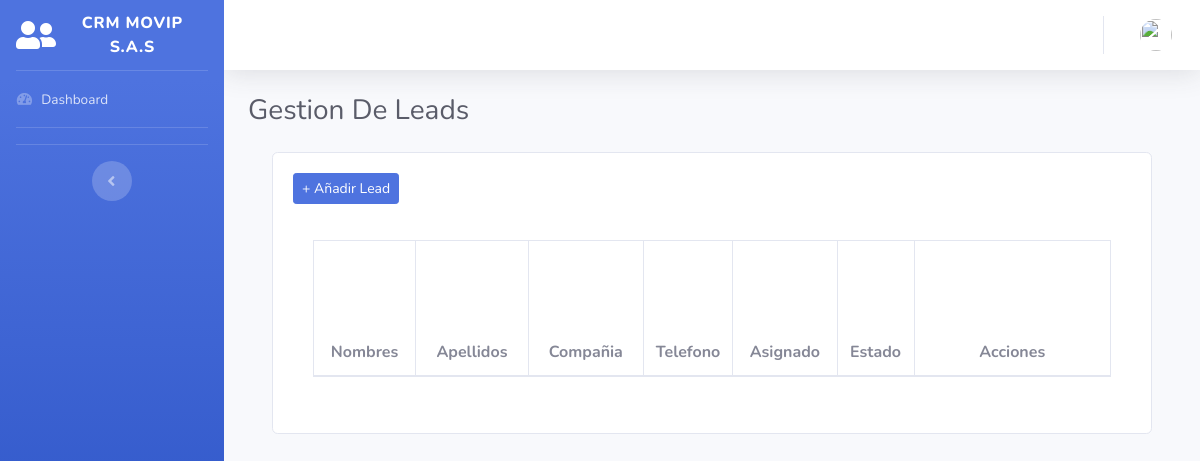
Page /Gestionalead.php on the earlier database version.
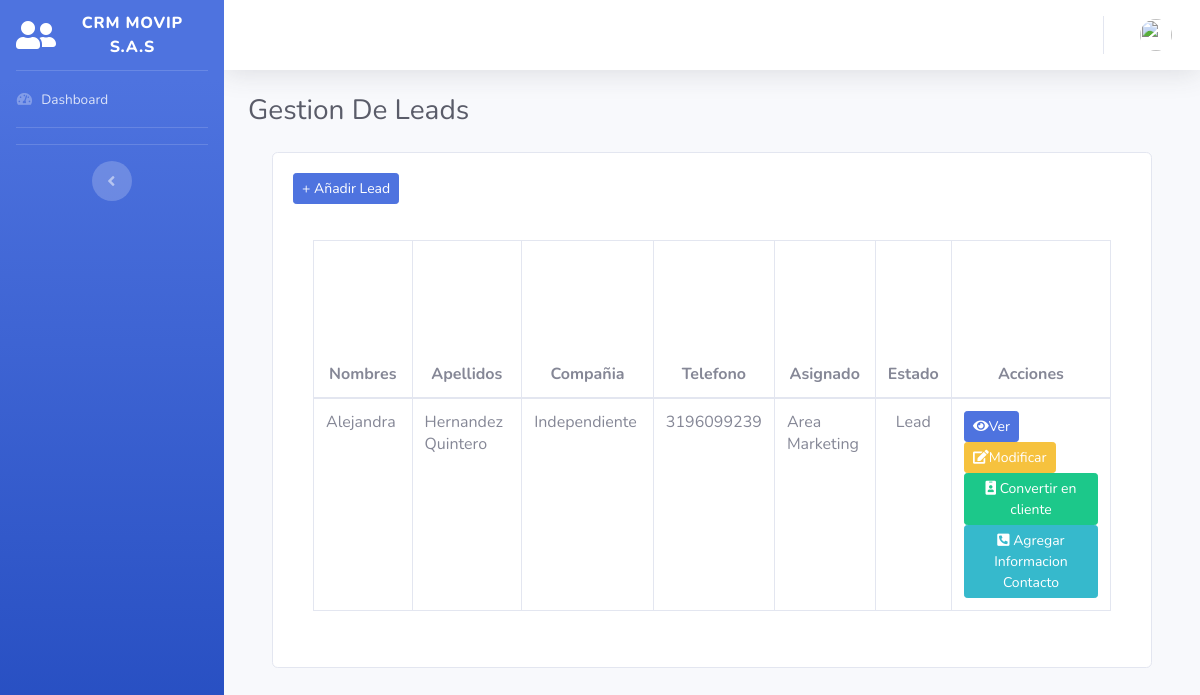
Same page on the later database version.
### tables this page shows
CREATE TABLE `leads` (
  `id_lead` int(10) NOT NULL,
  `nombre_lead` varchar(50) NOT NULL,
  `segundo_nombre_lead` varchar(50) NOT NULL,
  `primer_apellido_lead` varchar(50) NOT NULL,
  `segundo_apellido_lead` varchar(50) NOT NULL,
  `tipodocumento_lead` varchar(100) NOT NULL,
  `documento_lead` int(20) NOT NULL,
  `telefono_lead` bigint(100) NOT NULL,
  `email_lead` varchar(50) NOT NULL,
  `departamento_lead` varchar(100) NOT NULL,
  `ciudad_lead` varchar(30) NOT NULL,
  `direccion_lead` varchar(100) NOT NULL,
  `estado_lead` int(20) NOT NULL,
  `compañia_lead` varchar(100) NOT NULL,
  `asignado_lead` varchar(30) NOT NULL,
  `comentario_lead` text NOT NULL,
  `recurso_lead` varchar(50) NOT NULL
);

### Gestionalead.php (the view, shortened to what the changed rows need)
<?php
include("conlead.php");
?>
<!DOCTYPE html>
<html lang="en">
<head>
  <link href="vendor/fontawesome-free/css/all.min.css" rel="stylesheet" type="text/css">
  <link href="css/sb-admin-2.min.css" rel="stylesheet">
</head>
<body id="page-top">
  <div id="wrapper">
    <div id="content-wrapper" class="d-flex flex-column">
      <div id="content">
        <div class="container-fluid">
          <div class="d-sm-flex align-items-center justify-content-between mb-4">
            <h1 class="h3 mb-0 text-gray-800">Gestion De Leads</h1>
          </div>
          <fieldset>
            <div class="container p-8">
              <div class="group">
                <div class="card card-body">
                  <div class="form-group" id="responsive-form">
                    <?php
                    echo "<th>";
                    echo "<a href='añadirlead'><button type='button' class='btn btn-outline-primary btn-sm active'>+ Añadir Lead</i></button></a>"; ?>
                  </div>
                  <div class="card-body">
                    <div class="table-responsive">
                      <table id="data_table" class="table table-bordered" cellspacing="0" width="100%">
                        <thead>
                          <tr>
                            <th>
                              <center>Nombres </center>
                            </th>
                            <th>
                              <center>Apellidos </center>
                            </th>
                            <th>
                              <center>Compañia</center>
                            </th>
                            <th>
                              <center>Telefono</center>
                            </th>
                            <th>
                              <center>Asignado</center>
                            </th>
                            <th>
                              <center>Estado</center>
                            </th>
                            <th>
                              <center>Acciones</center>
                            </th>
                          </tr>
                        </thead>
                        <?php
                        $sql = "SELECT * FROM leads WHERE estado_lead = '0'";
                        $result = mysqli_query($conexion2, $sql);
                        while ($mostrar = mysqli_fetch_array($result)) {
                          echo "<tr>";
                          echo "<td>";
                          echo $mostrar['nombre_lead'], ' ', $mostrar['segundo_nombre_lead'];
                          echo "</td>";
                          echo "<td>";
                          echo $mostrar['primer_apellido_lead'], ' ', $mostrar['segundo_apellido_lead'];
                          echo "</td>";
                          echo "<td>";
                          echo $mostrar['compañia_lead'];
                          echo "</td>";
                          echo "<td>";
                          echo $mostrar['telefono_lead'];
                          echo "</td>";
                          echo "<td>";
                          echo $mostrar['asignado_lead'];
                          echo "</td>";
                          echo "<td>";
                          if ($mostrar['estado_lead'] = '1') {
                            echo '<center> Lead </center>';
                          }
                          echo "</td>";
                          echo "<colspan='24'><div class='btn-group'><th>
                              <a href='verlead?id=$mostrar[id_lead]'><button type='button' class='btn btn-outline-primary btn-sm active'><i class='fa fa-eye'></i>Ver</button></a>
                              <a href='modificarlead?id=$mostrar[id_lead]'><button type='button' class='btn btn-outline-warning btn-sm active'><i class='fa fa-edit'></i>Modificar</button></a>
                              <a href='ConvertirCliente?id=$mostrar[id_lead]'><button type='button' class='btn btn-outline-success btn-sm active'><i class='fa fa-id-badge'></i> Convertir en cliente</button></a>
                              <a href='AsignarInformacionContacto?id=$mostrar[id_lead]'><button type='button' class='btn btn-outline-info btn-sm active'><i class='fa fa-phone-square-alt'></i> Agregar Informacion Contacto</button></a>";
                        }
                        ?>
                      </table>
                    </div>
                  </div>
                </div>
              </div>
            </div>
        </div>
</body>
</html>

Differences in the rows shown:
added leads: nombre_lead "Alejandra", primer_apellido_lead "Hernandez", segundo_apellido_lead "Quintero", compañia_lead "Independiente", telefono_lead "3196099239", asignado_lead "Area Marketing"
